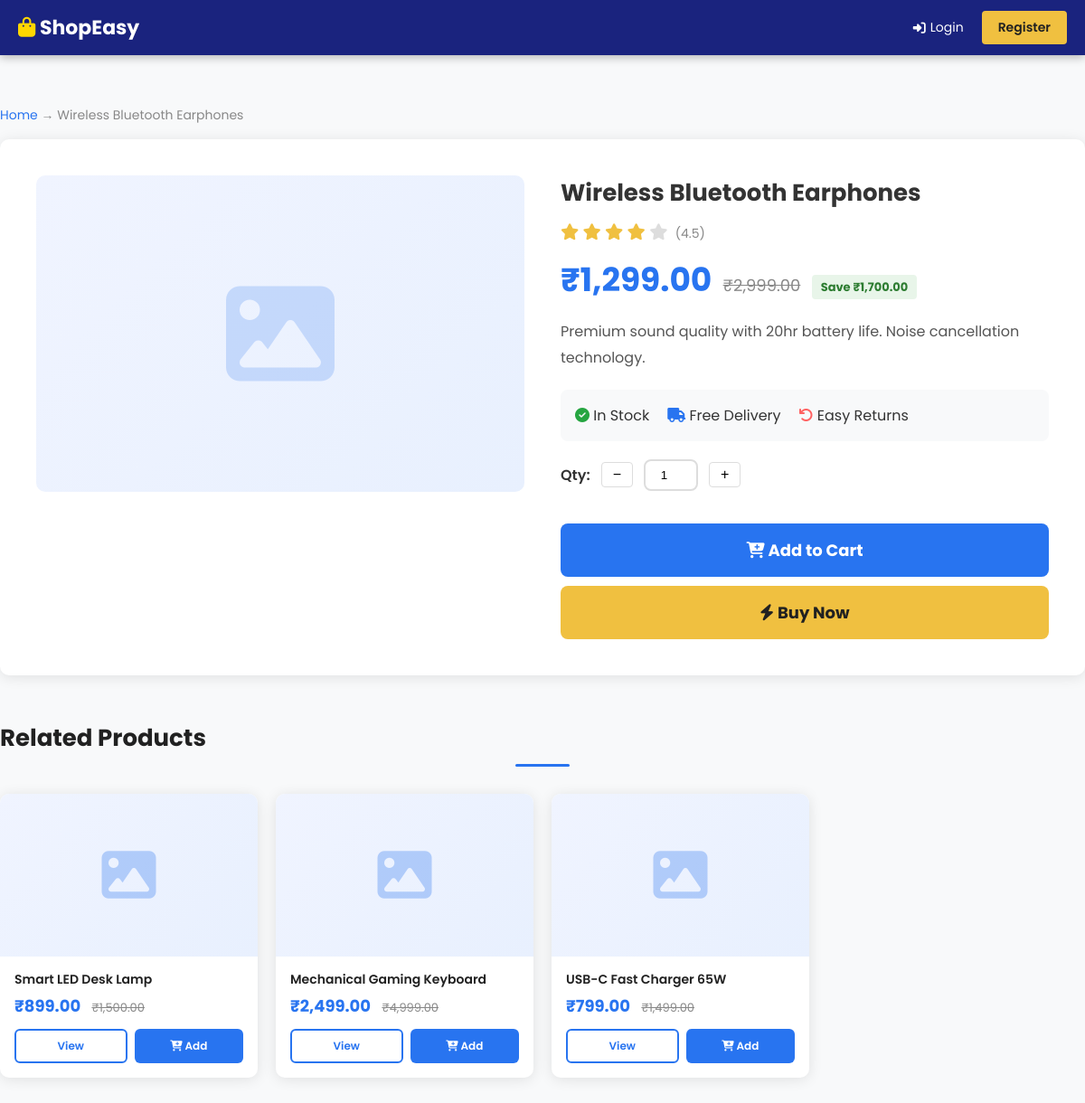
Screenshot of /product.php?id=1 with the database file from the repository.
### tables this page shows
CREATE TABLE products (
    id INT AUTO_INCREMENT PRIMARY KEY,
    category_id INT,
    name VARCHAR(200) NOT NULL,
    description TEXT,
    price DECIMAL(10,2) NOT NULL,
    old_price DECIMAL(10,2),
    image VARCHAR(255),
    stock INT DEFAULT 100,
    rating DECIMAL(2,1) DEFAULT 4.0,
    featured TINYINT(1) DEFAULT 0,
    created_at TIMESTAMP DEFAULT CURRENT_TIMESTAMP,
    FOREIGN KEY (category_id) REFERENCES categories(id)
);

### config.php (called while the page is built, shortened)
<?php
function isLoggedIn() {
    return isset($_SESSION['user_id']);
}
function formatPrice($price) {
    return CURRENCY . number_format($price, 2);
}
?>

### product.php (the view, shortened to what this page needs)
<?php
require_once 'config.php';
$id = (int)($_GET['id'] ?? 0);
$result = mysqli_query($conn, "SELECT p.*, c.name as category_name FROM products p JOIN categories c ON p.category_id = c.id WHERE p.id = $id");
$p = mysqli_fetch_assoc($result);
$related = mysqli_query($conn, "SELECT * FROM products WHERE category_id = {$p['category_id']} AND id != $id LIMIT 4");
?>
<!DOCTYPE html>
<html lang="en">
<head>
    <link rel="stylesheet" href="assets/css/style.css">
    <link rel="stylesheet" href="https://cdnjs.cloudflare.com/ajax/libs/font-awesome/6.4.0/css/all.min.css">
</head>
<body>
<nav class="navbar">
    <div class="nav-container">
        <a href="index.php" class="logo"><i class="fas fa-shopping-bag"></i> <?= SITE_NAME ?></a>
        <div class="nav-icons">
            <?php if(isLoggedIn()): ?>
                <a href="cart.php" class="cart-icon"><i class="fas fa-shopping-cart"></i><span class="cart-badge"><?= getCartCount() ?></span></a>
                <a href="logout.php"><i class="fas fa-sign-out-alt"></i></a>
            <?php else: ?>
                <a href="login.php"><i class="fas fa-sign-in-alt"></i> Login</a>
                <a href="register.php" class="btn-register">Register</a>
            <?php endif; ?>
        </div>
    </div>
</nav>
<div class="product-detail container">
    <div style="padding:16px 0; font-size:14px; color:#888;">
        <a href="index.php" style="color:#2874f0;">Home</a> → <?= $p['name'] ?>
    </div>
    <div class="product-detail-grid">
        <div class="product-detail-img">
            <i class="fas fa-image" style="font-size:120px; color:#2874f0; opacity:0.2;"></i>
        </div>
        <div class="product-detail-info">
            <h1><?= $p['name'] ?></h1>
            <div class="rating" style="margin:12px 0;">
                <?php for($i=1;$i<=5;$i++): ?>
                    <i class="fas fa-star <?= $i<=$p['rating']?'active':'' ?>" style="font-size:18px;"></i>
                <?php endfor; ?>
                <span style="font-size:14px;color:#888;">(<?= $p['rating'] ?>)</span>
            </div>
            <div style="margin-bottom:16px;">
                <span class="price" style="font-size:36px;"><?= formatPrice($p['price']) ?></span>
                <?php if($p['old_price']): ?>
                    <span class="old-price" style="font-size:18px;"><?= formatPrice($p['old_price']) ?></span>
                    <span style="background:#e8f5e9;color:#2e7d32;padding:4px 10px;border-radius:4px;font-size:13px;font-weight:700;margin-left:8px;">
                        Save <?= formatPrice($p['old_price']-$p['price']) ?>
                    </span>
                <?php endif; ?>
            </div>
            <p style="color:#555;line-height:1.8;margin-bottom:20px;"><?= $p['description'] ?></p>
            <div style="background:#f8f9fa;padding:16px;border-radius:8px;margin-bottom:20px;display:flex;gap:20px;">
                <div><i class="fas fa-check-circle" style="color:#26a541;"></i> In Stock</div>
                <div><i class="fas fa-truck" style="color:#2874f0;"></i> Free Delivery</div>
                <div><i class="fas fa-undo" style="color:#ff6161;"></i> Easy Returns</div>
            </div>
            <div style="display:flex;align-items:center;gap:12px;margin-bottom:16px;">
                <label style="font-weight:600;">Qty:</label>
                <button class="qty-btn" onclick="changeDetailQty(-1)">−</button>
                <input type="number" id="detail_qty" value="1" min="1" max="10" style="width:60px;text-align:center;padding:8px;border:2px solid #ddd;border-radius:8px;">
                <button class="qty-btn" onclick="changeDetailQty(1)">+</button>
            </div>
            <button class="btn-add-cart" onclick="addToCartDetail(<?= $p['id'] ?>)">
                <i class="fas fa-cart-plus"></i> Add to Cart
            </button>
            <a href="checkout.php">
                <button class="btn-buy-now"><i class="fas fa-bolt"></i> Buy Now</button>
            </a>
        </div>
    </div>
    <?php if(mysqli_num_rows($related) > 0): ?>
    <div style="margin-top:50px;">
        <h2 class="section-title" style="text-align:left;">Related Products</h2>
        <div class="product-grid">
            <?php while($rp = mysqli_fetch_assoc($related)): ?>
            <div class="product-card">
                <div class="product-img"><i class="fas fa-image img-placeholder"></i></div>
                <div class="product-info">
                    <h3><?= $rp['name'] ?></h3>
                    <div class="price-row">
                        <span class="price"><?= formatPrice($rp['price']) ?></span>
                        <?php if($rp['old_price']): ?><span class="old-price"><?= formatPrice($rp['old_price']) ?></span><?php endif; ?>
                    </div>
                    <div class="product-actions">
                        <a href="product.php?id=<?= $rp['id'] ?>" class="btn-view">View</a>
                        <button class="btn-cart" onclick="addToCart(<?= $rp['id'] ?>)"><i class="fas fa-cart-plus"></i> Add</button>
                    </div>
                </div>
            </div>
            <?php endwhile; ?>
        </div>
    </div>
    <?php endif; ?>
</div>
</body>
</html>

### assets/css/style.css (style rules this page uses)
* { margin: 0; padding: 0; box-sizing: border-box; }
body { font-family: 'Poppins', sans-serif; background: #f8f9fa; color: #333; }
a { text-decoration: none; color: inherit; }
:root { --primary: #2874f0; --primary-dark: #1a237e; --secondary: #ff6161; --success: #26a541; --warning: #f0c040; --light: #f8f9fa; --dark: #212121; --gray: #888; --shadow: 0 2px 15px rgba(0,0,0,0.1); --radius: 10px; }
.container { max-width: 1200px; margin: 0 auto; padding: 0 20px; }
.navbar { background: var(--primary-dark); padding: 12px 0; position: sticky; top: 0; z-index: 1000; box-shadow: 0 2px 10px rgba(0,0,0,0.3); }
.nav-container { max-width: 1200px; margin: 0 auto; display: flex; align-items: center; justify-content: space-between; padding: 0 20px; gap: 20px; }
.logo { color: white; font-size: 22px; font-weight: 700; white-space: nowrap; }
.logo i { color: #ffd700; }
.nav-icons { display: flex; align-items: center; gap: 20px; }
.nav-icons a { color: white; font-size: 14px; display: flex; align-items: center; gap: 5px; transition: color 0.2s; }
.btn-register { background: var(--warning); color: var(--dark) !important; padding: 8px 18px; border-radius: 4px; font-weight: 600 !important; }
.section-title { font-size: 26px; font-weight: 700; text-align: center; margin-bottom: 30px; color: var(--dark); position: relative; padding-bottom: 12px; }
.section-title::after { content: ''; position: absolute; bottom: 0; left: 50%; transform: translateX(-50%); width: 60px; height: 3px; background: var(--primary); border-radius: 2px; }
.product-grid { display: grid; grid-template-columns: repeat(4, 1fr); gap: 20px; }
.product-card { background: white; border-radius: var(--radius); box-shadow: var(--shadow); overflow: hidden; transition: transform 0.3s; position: relative; }
.product-img { height: 180px; background: linear-gradient(135deg, #f0f4ff, #e8f0fe); display: flex; align-items: center; justify-content: center; }
.img-placeholder { font-size: 60px; color: var(--primary); opacity: 0.3; }
.product-info { padding: 16px; }
.product-info h3 { font-size: 14px; font-weight: 600; margin-bottom: 6px; color: var(--dark); line-height: 1.4; }
.rating { margin-bottom: 8px; }
.rating .fa-star { color: #ddd; font-size: 13px; }
.rating .fa-star.active { color: var(--warning); }
.rating span { font-size: 12px; color: var(--gray); margin-left: 4px; }
.price-row { margin-bottom: 12px; }
.price { font-size: 18px; font-weight: 700; color: var(--primary); }
.old-price { font-size: 13px; color: var(--gray); text-decoration: line-through; margin-left: 8px; }
.product-actions { display: flex; gap: 8px; }
.btn-view { flex: 1; padding: 8px; border: 2px solid var(--primary); color: var(--primary); border-radius: 6px; font-size: 12px; font-weight: 600; text-align: center; transition: all 0.2s; }
.btn-cart { flex: 1; padding: 8px; background: var(--primary); color: white; border: none; border-radius: 6px; font-size: 12px; font-weight: 600; cursor: pointer; transition: background 0.2s; font-family: 'Poppins', sans-serif; }
.qty-btn { padding: 4px 12px; border: 1px solid #ddd; background: white; cursor: pointer; font-size: 16px; border-radius: 4px; }
.product-detail { padding: 40px 0; }
.product-detail-grid { display: grid; grid-template-columns: 1fr 1fr; gap: 40px; background: white; border-radius: var(--radius); padding: 40px; box-shadow: var(--shadow); }
.product-detail-img { height: 350px; background: linear-gradient(135deg, #f0f4ff, #e8f0fe); border-radius: var(--radius); display: flex; align-items: center; justify-content: center; }
.product-detail-img i { font-size: 120px; color: var(--primary); opacity: 0.3; }
.product-detail-info h1 { font-size: 26px; margin-bottom: 12px; }
.product-detail-info .price { font-size: 32px; font-weight: 700; color: var(--primary); }
.btn-add-cart { width: 100%; padding: 16px; background: var(--primary); color: white; border: none; border-radius: 8px; font-size: 18px; font-weight: 700; cursor: pointer; margin-top: 20px; font-family: 'Poppins', sans-serif; }
.btn-buy-now { width: 100%; padding: 16px; background: var(--warning); color: var(--dark); border: none; border-radius: 8px; font-size: 18px; font-weight: 700; cursor: pointer; margin-top: 10px; font-family: 'Poppins', sans-serif; }

### rows the page displays
products: name "Wireless Bluetooth Earphones", rating "4.5", price "₹1,299.00", old_price "₹2,999.00", formatPrice($p['old_price']-$p['price']) "₹1,700.00", description "Premium sound quality with 20hr battery life. Noise cancellation technology."
products: name "Smart LED Desk Lamp", price "₹899.00", old_price "₹1,500.00"
products: name "Mechanical Gaming Keyboard", price "₹2,499.00", old_price "₹4,999.00"
products: name "USB-C Fast Charger 65W", price "₹799.00", old_price "₹1,499.00"

### other values shown
SITE_NAME "ShopEasy"
